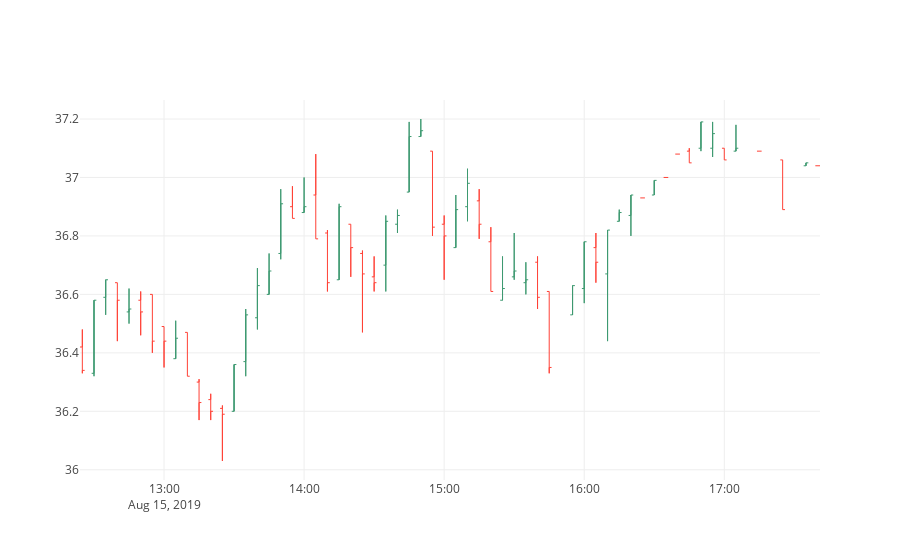

Write notebook code for a chart like this one.
### Code cell
plotly.offline.iplot(fig, filename='sample_ohlc')

### Figure 1 — Plotly figure (JSON) as saved in the notebook; plotly's stock layout.template omitted (floating-point values rounded to 4 significant figures; data arrays with more than 128 entries replaced by an {"elided": "..."} marker saying what was removed)
{"data": [{"line": {"color": "#3D9970", "width": 1}, "mode": "lines", "name": "Increasing", "showlegend": false, "text": {"elided": "210 str values"}, "type": "scatter", "uid": "dbc4f2de-c28f-11e9-8a17-1094bbf0a4e0", "x": {"elided": "210 str values"}, "y": {"elided": "210 float values"}}, {"line": {"color": "#FF4136", "width": 1}, "mode": "lines", "name": "Decreasing", "showlegend": false, "text": {"elided": "238 str values"}, "type": "scatter", "uid": "dbc7a1b4-c28f-11e9-abeb-1094bbf0a4e0", "x": {"elided": "238 str values"}, "y": {"elided": "238 float values"}}], "layout": {"hovermode": "closest", "xaxis": {"zeroline": false}}}
